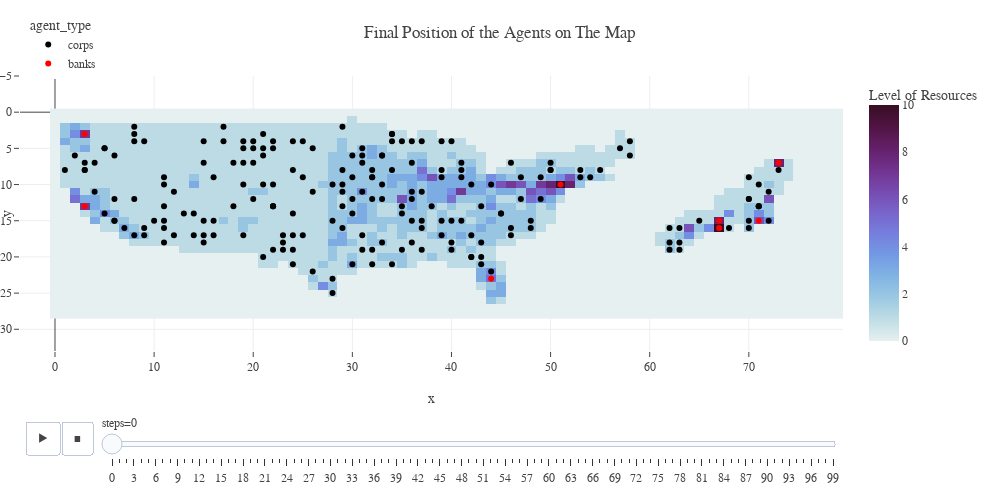

Write notebook code for a chart like this one.
### Code cell
def plot_agent_movement(model, agent_position_df):

    temp = dict(layout=go.Layout(font=dict(family="Franklin Gothic", size = 12)))
    map_a = model.static_map.currencyA_map_init
    map_b = model.static_map.currencyB_map_init
    world_map = map_a + map_b


    fig = px.scatter(agent_position_df, 
                    x = "x", 
                    y = "y", 
                    animation_frame = "steps", 
                    animation_group = "agent_id", 
                    color = "agent_type", 
                    color_discrete_sequence = ["black", "red", "green"],
                    hover_name = "agent_type")

    fig.add_heatmap(z = world_map, 
                    colorscale='dense', 
                    colorbar=dict(title='Level of Resources'))

    fig.update_yaxes(range = [agent_position_df['y'].max() + 5, agent_position_df['y'].min() - 5])

    fig.update_layout(template = temp,
                    title_text = 'Final Position of the Agents on The Map',
                    hovermode = 'closest', 
                    margin = dict(l = 20, r = 20, t = 50, b = 20),
                    height = 500, 
                    width = 1000, 
                    showlegend = True, 
                    legend = dict(yanchor = "bottom", 
                                    y = 0.99,
                                    xanchor = "left",
                                    x = 0.01))
    return fig


plot_agent_movement(model, agent_position_df)

### Figure 1 — Plotly figure (JSON) as saved in the notebook; plotly's stock layout.template omitted (floating-point values rounded to 4 significant figures; data arrays with more than 128 entries replaced by an {"elided": "..."} marker saying what was removed)
{"data": [{"hovertemplate": "<b>%{hovertext}</b><br><br>agent_type=corps<br>steps=0<br>x=%{x}<br>y=%{y}<extra></extra>", "hovertext": {"elided": "200 str values"}, "ids": {"elided": "200 int values"}, "legendgroup": "corps", "marker": {"color": "black", "symbol": "circle"}, "mode": "markers", "name": "corps", "orientation": "v", "showlegend": true, "type": "scatter", "x": {"elided": "200 int values"}, "xaxis": "x", "y": {"elided": "200 int values"}, "yaxis": "y"}, {"hovertemplate": "<b>%{hovertext}</b><br><br>agent_type=banks<br>steps=0<br>x=%{x}<br>y=%{y}<extra></extra>", "hovertext": ["banks", "banks", "banks", "banks", "banks", "banks", "banks", "banks"], "ids": [4842, 4843, 4844, 4845, 4846, 4847, 4848, 4849], "legendgroup": "banks", "marker": {"color": "red", "symbol": "circle"}, "mode": "markers", "name": "banks", "orientation": "v", "showlegend": true, "type": "scatter", "x": [3, 3, 51, 44, 67, 71, 67, 73], "xaxis": "x", "y": [13, 3, 10, 23, 16, 15, 15, 7], "yaxis": "y"}, {"colorbar": {"title": {"text": "Level of Resources"}}, "colorscale": [[0, "rgb(230, 240, 240)"], [0.09091, "rgb(191, 221, 229)"], [0.1818, "rgb(156, 201, 226)"], [0.2727, "rgb(129, 180, 227)"], [0.3636, "rgb(115, 154, 228)"], [0.4545, "rgb(117, 127, 221)"], [0.5455, "rgb(120, 100, 202)"], [0.6364, "rgb(119, 74, 175)"], [0.7273, "rgb(113, 50, 141)"], [0.8182, "rgb(100, 31, 104)"], [0.9091, "rgb(80, 20, 66)"], [1, "rgb(54, 14, 36)"]], "type": "heatmap", "z": {"elided": "29x80 int values"}}], "layout": {"height": 500, "hovermode": "closest", "legend": {"title": {"text": "agent_type"}, "tracegroupgap": 0, "x": 0.01, "xanchor": "left", "y": 0.99, "yanchor": "bottom"}, "margin": {"b": 20, "l": 20, "r": 20, "t": 50}, "showlegend": true, "sliders": [{"active": 0, "currentvalue": {"prefix": "steps="}, "len": 0.9, "pad": {"b": 10, "t": 60}, "steps": [{"args": [["0"], {"frame": {"duration": 0, "redraw": false}, "fromcurrent": true, "mode": "immediate", "transition": {"duration": 0, "easing": "linear"}}], "label": "0", "method": "animate"}, {"args": [["1"], {"frame": {"duration": 0, "redraw": false}, "fromcurrent": true, "mode": "immediate", "transition": {"duration": 0, "easing": "linear"}}], "label": "1", "method": "animate"}, {"args": [["2"], {"frame": {"duration": 0, "redraw": false}, "fromcurrent": true, "mode": "immediate", "transition": {"duration": 0, "easing": "linear"}}], "label": "2", "method": "animate"}, {"args": [["3"], {"frame": {"duration": 0, "redraw": false}, "fromcurrent": true, "mode": "immediate", "transition": {"duration": 0, "easing": "linear"}}], "label": "3", "method": "animate"}, {"args": [["4"], {"frame": {"duration": 0, "redraw": false}, "fromcurrent": true, "mode": "immediate", "transition": {"duration": 0, "easing": "linear"}}], "label": "4", "method": "animate"}, {"args": [["5"], {"frame": {"duration": 0, "redraw": false}, "fromcurrent": true, "mode": "immediate", "transition": {"duration": 0, "easing": "linear"}}], "label": "5", "method": "animate"}, {"args": [["6"], {"frame": {"duration": 0, "redraw": false}, "fromcurrent": true, "mode": "immediate", "transition": {"duration": 0, "easing": "linear"}}], "label": "6", "method": "animate"}, {"args": [["7"], {"frame": {"duration": 0, "redraw": false}, "fromcurrent": true, "mode": "immediate", "transition": {"duration": 0, "easing": "linear"}}], "label": "7", "method": "animate"}, {"args": [["8"], {"frame": {"duration": 0, "redraw": false}, "fromcurrent": true, "mode": "immediate", "transition": {"duration": 0, "easing": "linear"}}], "label": "8", "method": "animate"}, {"args": [["9"], {"frame": {"duration": 0, "redraw": false}, "fromcurrent": true, "mode": "immediate", "transition": {"duration": 0, "easing": "linear"}}], "label": "9", "method": "animate"}, {"args": [["10"], {"frame": {"duration": 0, "redraw": false}, "fromcurrent": true, "mode": "immediate", "transition": {"duration": 0, "easing": "linear"}}], "label": "10", "method": "animate"}, {"args": [["11"], {"frame": {"duration": 0, "redraw": false}, "fromcurrent": true, "mode": "immediate", "transition": {"duration": 0, "easing": "linear"}}], "label": "11", "method": "animate"}, {"args": [["12"], {"frame": {"duration": 0, "redraw": false}, "fromcurrent": true, "mode": "immediate", "transition": {"duration": 0, "easing": "linear"}}], "label": "12", "method": "animate"}, {"args": [["13"], {"frame": {"duration": 0, "redraw": false}, "fromcurrent": true, "mode": "immediate", "transition": {"duration": 0, "easing": "linear"}}], "label": "13", "method": "animate"}, {"args": [["14"], {"frame": {"duration": 0, "redraw": false}, "fromcurrent": true, "mode": "immediate", "transition": {"duration": 0, "easing": "linear"}}], "label": "14", "method": "animate"}, {"args": [["15"], {"frame": {"duration": 0, "redraw": false}, "fromcurrent": true, "mode": "immediate", "transition": {"duration": 0, "easing": "linear"}}], "label": "15", "method": "animate"}, {"args": [["16"], {"frame": {"duration": 0, "redraw": false}, "fromcurrent": true, "mode": "immediate", "transition": {"duration": 0, "easing": "linear"}}], "label": "16", "method": "animate"}, {"args": [["17"], {"frame": {"duration": 0, "redraw": false}, "fromcurrent": true, "mode": "immediate", "transition": {"duration": 0, "easing": "linear"}}], "label": "17", "method": "animate"}, {"args": [["18"], {"frame": {"duration": 0, "redraw": false}, "fromcurrent": true, "mode": "immediate", "transition": {"duration": 0, "easing": "linear"}}], "label": "18", "method": "animate"}, {"args": [["19"], {"frame": {"duration": 0, "redraw": false}, "fromcurrent": true, "mode": "immediate", "transition": {"duration": 0, "easing": "linear"}}], "label": "19", "method": "animate"}, {"args": [["20"], {"frame": {"duration": 0, "redraw": false}, "fromcurrent": true, "mode": "immediate", "transition": {"duration": 0, "easing": "linear"}}], "label": "20", "method": "animate"}, {"args": [["21"], {"frame": {"duration": 0, "redraw": false}, "fromcurrent": true, "mode": "immediate", "transition": {"duration": 0, "easing": "linear"}}], "label": "21", "method": "animate"}, {"args": [["22"], {"frame": {"duration": 0, "redraw": false}, "fromcurrent": true, "mode": "immediate", "transition": {"duration": 0, "easing": "linear"}}], "label": "22", "method": "animate"}, {"args": [["23"], {"frame": {"duration": 0, "redraw": false}, "fromcurrent": true, "mode": "immediate", "transition": {"duration": 0, "easing": "linear"}}], "label": "23", "method": "animate"}, {"args": [["24"], {"frame": {"duration": 0, "redraw": false}, "fromcurrent": true, "mode": "immediate", "transition": {"duration": 0, "easing": "linear"}}], "label": "24", "method": "animate"}, {"args": [["25"], {"frame": {"duration": 0, "redraw": false}, "fromcurrent": true, "mode": "immediate", "transition": {"duration": 0, "easing": "linear"}}], "label": "25", "method": "animate"}, {"args": [["26"], {"frame": {"duration": 0, "redraw": false}, "fromcurrent": true, "mode": "immediate", "transition": {"duration": 0, "easing": "linear"}}], "label": "26", "method": "animate"}, {"args": [["27"], {"frame": {"duration": 0, "redraw": false}, "fromcurrent": true, "mode": "immediate", "transition": {"duration": 0, "easing": "linear"}}], "label": "27", "method": "animate"}, {"args": [["28"], {"frame": {"duration": 0, "redraw": false}, "fromcurrent": true, "mode": "immediate", "transition": {"duration": 0, "easing": "linear"}}], "label": "28", "method": "animate"}, {"args": [["29"], {"frame": {"duration": 0, "redraw": false}, "fromcurrent": true, "mode": "immediate", "transition": {"duration": 0, "easing": "linear"}}], "label": "29", "method": "animate"}, {"args": [["30"], {"frame": {"duration": 0, "redraw": false}, "fromcurrent": true, "mode": "immediate", "transition": {"duration": 0, "easing": "linear"}}], "label": "30", "method": "animate"}, {"args": [["31"], {"frame": {"duration": 0, "redraw": false}, "fromcurrent": true, "mode": "immediate", "transition": {"duration": 0, "easing": "linear"}}], "label": "31", "method": "animate"}, {"args": [["32"], {"frame": {"duration": 0, "redraw": false}, "fromcurrent": true, "mode": "immediate", "transition": {"duration": 0, "easing": "linear"}}], "label": "32", "method": "animate"}, {"args": [["33"], {"frame": {"duration": 0, "redraw": false}, "fromcurrent": true, "mode": "immediate", "transition": {"duration": 0, "easing": "linear"}}], "label": "33", "method": "animate"}, {"args": [["34"], {"frame": {"duration": 0, "redraw": false}, "fromcurrent": true, "mode": "immediate", "transition": {"duration": 0, "easing": "linear"}}], "label": "34", "method": "animate"}, {"args": [["35"], {"frame": {"duration": 0, "redraw": false}, "fromcurrent": true, "mode": "immediate", "transition": {"duration": 0, "easing": "linear"}}], "label": "35", "method": "animate"}, {"args": [["36"], {"frame": {"duration": 0, "redraw": false}, "fromcurrent": true, "mode": "immediate", "transition": {"duration": 0, "easing": "linear"}}], "label": "36", "method": "animate"}, {"args": [["37"], {"frame": {"duration": 0, "redraw": false}, "fromcurrent": true, "mode": "immediate", "transition": {"duration": 0, "easing": "linear"}}], "label": "37", "method": "animate"}, {"args": [["38"], {"frame": {"duration": 0, "redraw": false}, "fromcurrent": true, "mode": "immediate", "transition": {"duration": 0, "easing": "linear"}}], "label": "38", "method": "animate"}, {"args": [["39"], {"frame": {"duration": 0, "redraw": false}, "fromcurrent": true, "mode": "immediate", "transition": {"duration": 0, "easing": "linear"}}], "label": "39", "method": "animate"}, {"args": [["40"], {"frame": {"duration": 0, "redraw": false}, "fromcurrent": true, "mode": "immediate", "transition": {"duration": 0, "easing": "linear"}}], "label": "40", "method": "animate"}, {"args": [["41"], {"frame": {"duration": 0, "redraw": false}, "fromcurrent": true, "mode": "immediate", "transition": {"duration": 0, "easing": "linear"}}], "label": "41", "method": "animate"}, {"args": [["42"], {"frame": {"duration": 0, "redraw": false}, "fromcurrent": true, "mode": "immediate", "transition": {"duration": 0, "easing": "linear"}}], "label": "42", "method": "animate"}, {"args": [["43"], {"frame": {"duration": 0, "redraw": false}, "fromcurrent": true, "mode": "immediate", "transition": {"duration": 0, "easing": "linear"}}], "label": "43", "method": "animate"}, {"args": [["44"], {"frame": {"duration": 0, "redraw": false}, "fromcurrent": true, "mode": "immediate", "transition": {"duration": 0, "easing": "linear"}}], "label": "44", "method": "animate"}, {"args": [["45"], {"frame": {"duration": 0, "redraw": false}, "fromcurrent": true, "mode": "immediate", "transition": {"duration": 0, "easing": "linear"}}], "label": "45", "method": "animate"}, {"args": [["46"], {"frame": {"duration": 0, "redraw": false}, "fromcurrent": true, "mode": "immediate", "transition": {"duration": 0, "easing": "linear"}}], "label": "46", "method": "animate"}, {"args": [["47"], {"frame": {"duration": 0, "redraw": false}, "fromcurrent": true, "mode": "immediate", "transition": {"duration": 0, "easing": "linear"}}], "label": "47", "method": "animate"}, {"args": [["48"], {"frame": {"duration": 0, "redraw": false}, "fromcurrent": true, "mode": "immediate", "transition": {"duration": 0, "easing": "linear"}}], "label": "48", "method": "animate"}, {"args": [["49"], {"frame": {"duration": 0, "redraw": false}, "fromcurrent": true, "mode": "immediate", "transition": {"duration": 0, "easing": "linear"}}], "label": "49", "method": "animate"}, {"args": [["50"], {"frame": {"duration": 0, "redraw": false}, "fromcurrent": true, "mode": "immediate", "transition": {"duration": 0, "easing": "linear"}}], "label": "50", "method": "animate"}, {"args": [["51"], {"frame": {"duration": 0, "redraw": false}, "fromcurrent": true, "mode": "immediate", "transition": {"duration": 0, "easing": "linear"}}], "label": "51", "method": "animate"}, {"args": [["52"], {"frame": {"duration": 0, "redraw": false}, "fromcurrent": true, "mode": "immediate", "transition": {"duration": 0, "easing": "linear"}}], "label": "52", "method": "animate"}, {"args": [["53"], {"frame": {"duration": 0, "redraw": false}, "fromcurrent": true, "mode": "immediate", "transition": {"duration": 0, "easing": "linear"}}], "label": "53", "method": "animate"}, {"args": [["54"], {"frame": {"duration": 0, "redraw": false}, "fromcurrent": true, "mode": "immediate", "transition": {"duration": 0, "easing": "linear"}}], "label": "54", "method": "animate"}, {"args": [["55"], {"frame": {"duration": 0, "redraw": false}, "fromcurrent": true, "mode": "immediate", "transition": {"duration": 0, "easing": "linear"}}], "label": "55", "method": "animate"}, {"args": [["56"], {"frame": {"duration": 0, "redraw": false}, "fromcurrent": true, "mode": "immediate", "transition": {"duration": 0, "easing": "linear"}}], "label": "56", "method": "animate"}, {"args": [["57"], {"frame": {"duration": 0, "redraw": false}, "fromcurrent": true, "mode": "immediate", "transition": {"duration": 0, "easing": "linear"}}], "label": "57", "method": "animate"}, {"args": [["58"], {"frame": {"duration": 0, "redraw": false}, "fromcurrent": true, "mode": "immediate", "transition": {"duration": 0, "easing": "linear"}}], "label": "58", "method": "animate"}, {"args": [["59"], {"frame": {"duration": 0, "redraw": false}, "fromcurrent": true, "mode": "immediate", "transition": {"duration": 0, "easing": "linear"}}], "label": "59", "method": "animate"}, {"args": [["60"], {"frame": {"duration": 0, "redraw": false}, "fromcurrent": true, "mode": "immediate", "transition": {"duration": 0, "easing": "linear"}}], "label": "60", "method": "animate"}, {"args": [["61"], {"frame": {"duration": 0, "redraw": false}, "fromcurrent": true, "mode": "immediate", "transition": {"duration": 0, "easing": "linear"}}], "label": "61", "method": "animate"}, {"args": [["62"], {"frame": {"duration": 0, "redraw": false}, "fromcurrent": true, "mode": "immediate", "transition": {"duration": 0, "easing": "linear"}}], "label": "62", "method": "animate"}, {"args": [["63"], {"frame": {"duration": 0, "redraw": false}, "fromcurrent": true, "mode": "immediate", "transition": {"duration": 0, "easing": "linear"}}], "label": "63", "method": "animate"}, {"args": [["64"], {"frame": {"duration": 0, "redraw": false}, "fromcurrent": true, "mode": "immediate", "transition": {"duration": 0, "easing": "linear"}}], "label": "64", "method": "animate"}, {"args": [["65"], {"frame": {"duration": 0, "redraw": false}, "fromcurrent": true, "mode": "immediate", "transition": {"duration": 0, "easing": "linear"}}], "label": "65", "method": "animate"}, {"args": [["66"], {"frame": {"duration": 0, "redraw": false}, "fromcurrent": true, "mode": "immediate", "transition": {"duration": 0, "easing": "linear"}}], "label": "66", "method": "animate"}, {"args": [["67"], {"frame": {"duration": 0, "redraw": false}, "fromcurrent": true, "mode": "immediate", "transition": {"duration": 0, "easing": "linear"}}], "label": "67", "method": "animate"}, {"args": [["68"], {"frame": {"duration": 0, "redraw": false}, "fromcurrent": true, "mode": "immediate", "transition": {"duration": 0, "easing": "linear"}}], "label": "68", "method": "animate"}, {"args": [["69"], {"frame": {"duration": 0, "redraw": false}, "fromcurrent": true, "mode": "immediate", "transition": {"duration": 0, "easing": "linear"}}], "label": "69", "method": "animate"}, {"args": [["70"], {"frame": {"duration": 0, "redraw": false}, "fromcurrent": true, "mode": "immediate", "transition": {"duration": 0, "easing": "linear"}}], "label": "70", "method": "animate"}, {"args": [["71"], {"frame": {"duration": 0, "redraw": false}, "fromcurrent": true, "mode": "immediate", "transition": {"duration": 0, "easing": "linear"}}], "label": "71", "method": "animate"}, {"args": [["72"], {"frame": {"duration": 0, "redraw": false}, "fromcurrent": true, "mode": "immediate", "transition": {"duration": 0, "easing": "linear"}}], "label": "72", "method": "animate"}, {"args": [["73"], {"frame": {"duration": 0, "redraw": false}, "fromcurrent": true, "mode": "immediate", "transition": {"duration": 0, "easing": "linear"}}], "label": "73", "method": "animate"}, {"args": [["74"], {"frame": {"duration": 0, "redraw": false}, "fromcurrent": true, "mode": "immediate", "transition": {"duration": 0, "easing": "linear"}}], "label": "74", "method": "animate"}, {"args": [["75"], {"frame": {"duration": 0, "redraw": false}, "fromcurrent": true, "mode": "immediate", "transition": {"duration": 0, "easing": "linear"}}], "label": "75", "method": "animate"}, {"args": [["76"], {"frame": {"duration": 0, "redraw": false}, "fromcurrent": true, "mode": "immediate", "transition": {"duration": 0, "easing": "linear"}}], "label": "76", "method": "animate"}, {"args": [["77"], {"frame": {"duration": 0, "redraw": false}, "fromcurrent": true, "mode": "immediate", "transition": {"duration": 0, "easing": "linear"}}], "label": "77", "method": "animate"}, {"args": [["78"], {"frame": {"duration": 0, "redraw": false}, "fromcurrent": true, "mode": "immediate", "transition": {"duration": 0, "easing": "linear"}}], "label": "78", "method": "animate"}, {"args": [["79"], {"frame": {"duration": 0, "redraw": false}, "fromcurrent": true, "mode": "immediate", "transition": {"duration": 0, "easing": "linear"}}], "label": "79", "method": "animate"}, {"args": [["80"], {"frame": {"duration": 0, "redraw": false}, "fromcurrent": true, "mode": "immediate", "transition": {"duration": 0, "easing": "linear"}}], "label": "80", "method": "animate"}, {"args": [["81"], {"frame": {"duration": 0, "redraw": false}, "fromcurrent": true, "mode": "immediate", "transition": {"duration": 0, "easing": "linear"}}], "label": "81", "method": "animate"}, {"args": [["82"], {"frame": {"duration": 0, "redraw": false}, "fromcurrent": true, "mode": "immediate", "transition": {"duration": 0, "easing": "linear"}}], "label": "82", "method": "animate"}, {"args": [["83"], {"frame": {"duration": 0, "redraw": false}, "fromcurrent": true, "mode": "immediate", "transition": {"duration": 0, "easing": "linear"}}], "label": "83", "method": "animate"}, {"args": [["84"], {"frame": {"duration": 0, "redraw": false}, "fromcurrent": true, "mode": "immediate", "transition": {"duration": 0, "easing": "linear"}}], "label": "84", "method": "animate"}, {"args": [["85"], {"frame": {"duration": 0, "redraw": false}, "fromcurrent": true, "mode": "immediate", "transition": {"duration": 0, "easing": "linear"}}], "label": "85", "method": "animate"}, {"args": [["86"], {"frame": {"duration": 0, "redraw": false}, "fromcurrent": true, "mode": "immediate", "transition": {"duration": 0, "easing": "linear"}}], "label": "86", "method": "animate"}, {"args": [["87"], {"frame": {"duration": 0, "redraw": false}, "fromcurrent": true, "mode": "immediate", "transition": {"duration": 0, "easing": "linear"}}], "label": "87", "method": "animate"}, {"args": [["88"], {"frame": {"duration": 0, "redraw": false}, "fromcurrent": true, "mode": "immediate", "transition": {"duration": 0, "easing": "linear"}}], "label": "88", "method": "animate"}, {"args": [["89"], {"frame": {"duration": 0, "redraw": false}, "fromcurrent": true, "mode": "immediate", "transition": {"duration": 0, "easing": "linear"}}], "label": "89", "method": "animate"}, {"args": [["90"], {"frame": {"duration": 0, "redraw": false}, "fromcurrent": true, "mode": "immediate", "transition": {"duration": 0, "easing": "linear"}}], "label": "90", "method": "animate"}, {"args": [["91"], {"frame": {"duration": 0, "redraw": false}, "fromcurrent": true, "mode": "immediate", "transition": {"duration": 0, "easing": "linear"}}], "label": "91", "method": "animate"}, {"args": [["92"], {"frame": {"duration": 0, "redraw": false}, "fromcurrent": true, "mode": "immediate", "transition": {"duration": 0, "easing": "linear"}}], "label": "92", "method": "animate"}, {"args": [["93"], {"frame": {"duration": 0, "redraw": false}, "fromcurrent": true, "mode": "immediate", "transition": {"duration": 0, "easing": "linear"}}], "label": "93", "method": "animate"}, {"args": [["94"], {"frame": {"duration": 0, "redraw": false}, "fromcurrent": true, "mode": "immediate", "transition": {"duration": 0, "easing": "linear"}}], "label": "94", "method": "animate"}, {"args": [["95"], {"frame": {"duration": 0, "redraw": false}, "fromcurrent": true, "mode": "immediate", "transition": {"duration": 0, "easing": "linear"}}], "label": "95", "method": "animate"}, {"args": [["96"], {"frame": {"duration": 0, "redraw": false}, "fromcurrent": true, "mode": "immediate", "transition": {"duration": 0, "easing": "linear"}}], "label": "96", "method": "animate"}, {"args": [["97"], {"frame": {"duration": 0, "redraw": false}, "fromcurrent": true, "mode": "immediate", "transition": {"duration": 0, "easing": "linear"}}], "label": "97", "method": "animate"}, {"args": [["98"], {"frame": {"duration": 0, "redraw": false}, "fromcurrent": true, "mode": "immediate", "transition": {"duration": 0, "easing": "linear"}}], "label": "98", "method": "animate"}, {"args": [["99"], {"frame": {"duration": 0, "redraw": false}, "fromcurrent": true, "mode": "immediate", "transition": {"duration": 0, "easing": "linear"}}], "label": "99", "method": "animate"}], "x": 0.1, "xanchor": "left", "y": 0, "yanchor": "top"}], "title": {"text": "Final Position of the Agents on The Map"}, "updatemenus": [{"buttons": [{"args": [null, {"frame": {"duration": 500, "redraw": false}, "fromcurrent": true, "mode": "immediate", "transition": {"duration": 500, "easing": "linear"}}], "label": "&#9654;", "method": "animate"}, {"args": [[null], {"frame": {"duration": 0, "redraw": false}, "fromcurrent": true, "mode": "immediate", "transition": {"duration": 0, "easing": "linear"}}], "label": "&#9724;", "method": "animate"}], "direction": "left", "pad": {"r": 10, "t": 70}, "showactive": false, "type": "buttons", "x": 0.1, "xanchor": "right", "y": 0, "yanchor": "top"}], "width": 1000, "xaxis": {"anchor": "y", "domain": [0, 1], "title": {"text": "x"}}, "yaxis": {"anchor": "x", "domain": [0, 1], "range": [33, -5], "title": {"text": "y"}}}}
